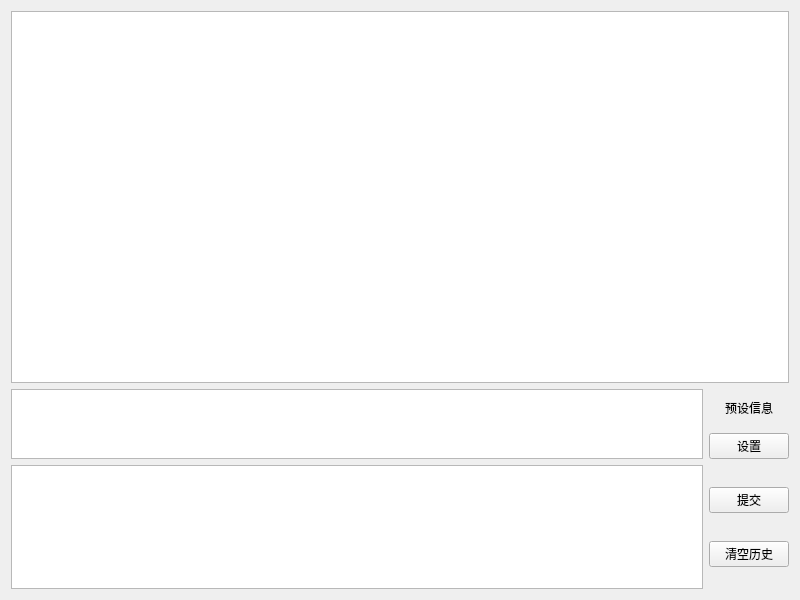
<?xml version="1.0" encoding="UTF-8"?>
<ui version="4.0">
 <class>Widget</class>
 <widget class="QWidget" name="Widget">
  <property name="geometry">
   <rect>
    <x>0</x>
    <y>0</y>
    <width>800</width>
    <height>600</height>
   </rect>
  </property>
  <property name="windowTitle">
   <string>Widget</string>
  </property>
  <layout class="QVBoxLayout" name="verticalLayout_3" stretch="6,1,2">
   <item>
    <widget class="QTextBrowser" name="textBrowser_put"/>
   </item>
   <item>
    <layout class="QHBoxLayout" name="horizontalLayout_2">
     <item>
      <widget class="QTextEdit" name="textEdit_system"/>
     </item>
     <item>
      <layout class="QVBoxLayout" name="verticalLayout_2">
       <item>
        <widget class="QLabel" name="label">
         <property name="text">
          <string>预设信息</string>
         </property>
         <property name="alignment">
          <set>Qt::AlignCenter</set>
         </property>
        </widget>
       </item>
       <item>
        <widget class="QPushButton" name="pushButton_system">
         <property name="text">
          <string>设置</string>
         </property>
        </widget>
       </item>
      </layout>
     </item>
    </layout>
   </item>
   <item>
    <layout class="QHBoxLayout" name="horizontalLayout">
     <item>
      <widget class="QTextEdit" name="textEdit_send"/>
     </item>
     <item>
      <layout class="QVBoxLayout" name="verticalLayout">
       <item>
        <widget class="QPushButton" name="pushButton_send">
         <property name="text">
          <string>提交</string>
         </property>
        </widget>
       </item>
       <item>
        <widget class="QPushButton" name="pushButton_clean">
         <property name="text">
          <string>清空历史</string>
         </property>
        </widget>
       </item>
      </layout>
     </item>
    </layout>
   </item>
  </layout>
 </widget>
 <resources/>
 <connections/>
</ui>
